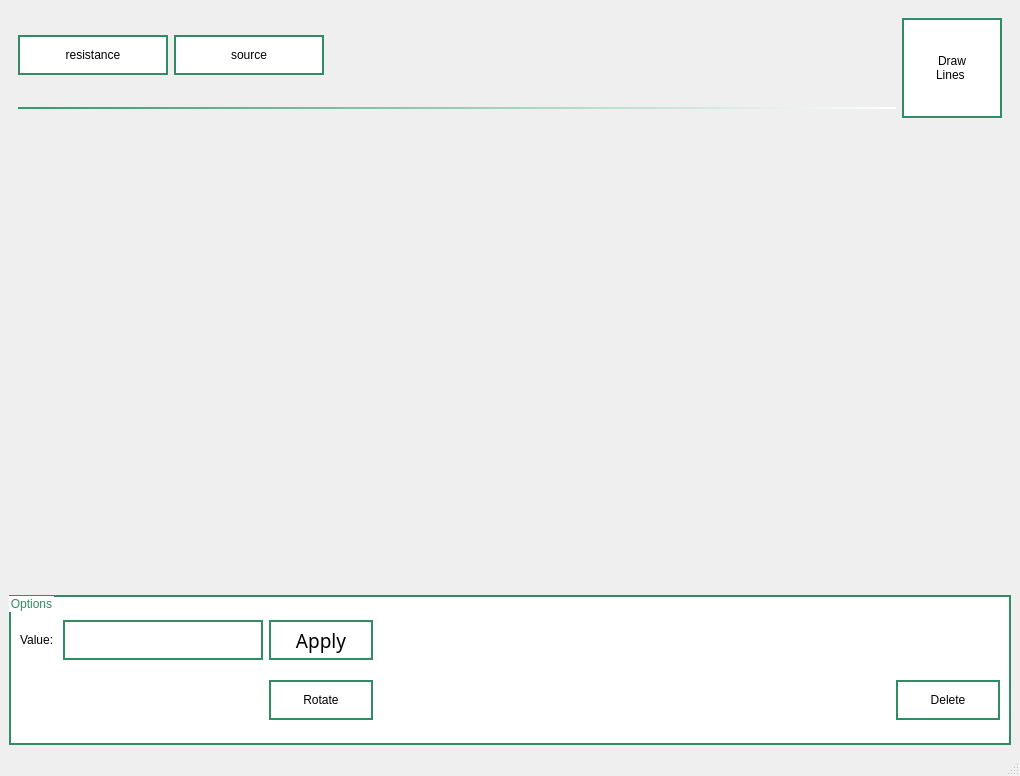
<?xml version="1.0" encoding="UTF-8"?>
<ui version="4.0">
 <class>MainWindow</class>
 <widget class="QMainWindow" name="MainWindow">
  <property name="geometry">
   <rect>
    <x>0</x>
    <y>0</y>
    <width>1020</width>
    <height>776</height>
   </rect>
  </property>
  <property name="windowTitle">
   <string>MainWindow</string>
  </property>
  <property name="styleSheet">
   <string notr="true"/>
  </property>
  <widget class="QWidget" name="centralwidget">
   <layout class="QVBoxLayout" name="verticalLayout">
    <item>
     <widget class="QWidget" name="widget" native="true">
      <property name="minimumSize">
       <size>
        <width>0</width>
        <height>120</height>
       </size>
      </property>
      <property name="styleSheet">
       <string notr="true">font: 75 9pt &quot;Century Gothic&quot;;
color: rgb(48, 140, 98);
border:0px solid rgb(48, 140, 98);
</string>
      </property>
      <layout class="QGridLayout" name="gridLayout_2">
       <item row="0" column="3" rowspan="2">
        <widget class="QPushButton" name="drawlines">
         <property name="minimumSize">
          <size>
           <width>100</width>
           <height>100</height>
          </size>
         </property>
         <property name="maximumSize">
          <size>
           <width>100</width>
           <height>100</height>
          </size>
         </property>
         <property name="styleSheet">
          <string notr="true">color: rgb(0, 0, 0);
font: 75 20pt &quot;Century Gothic&quot;;
border:2px solid rgb(48, 140, 98);
background-color: rgb(255, 255, 255);</string>
         </property>
         <property name="text">
          <string>Draw
Lines </string>
         </property>
        </widget>
       </item>
       <item row="0" column="0">
        <widget class="QPushButton" name="pushButton">
         <property name="minimumSize">
          <size>
           <width>150</width>
           <height>0</height>
          </size>
         </property>
         <property name="maximumSize">
          <size>
           <width>150</width>
           <height>40</height>
          </size>
         </property>
         <property name="styleSheet">
          <string notr="true">color: rgb(0, 0, 0);
font: 75 14pt &quot;Century Gothic&quot;;
border:2px solid rgb(48, 140, 98);
background-color: rgb(255, 255, 255);</string>
         </property>
         <property name="text">
          <string>resistance</string>
         </property>
        </widget>
       </item>
       <item row="0" column="2">
        <spacer name="horizontalSpacer">
         <property name="orientation">
          <enum>Qt::Horizontal</enum>
         </property>
         <property name="sizeHint" stdset="0">
          <size>
           <width>40</width>
           <height>20</height>
          </size>
         </property>
        </spacer>
       </item>
       <item row="0" column="1">
        <widget class="QPushButton" name="pushButton_2">
         <property name="minimumSize">
          <size>
           <width>150</width>
           <height>0</height>
          </size>
         </property>
         <property name="maximumSize">
          <size>
           <width>150</width>
           <height>40</height>
          </size>
         </property>
         <property name="styleSheet">
          <string notr="true">color: rgb(0, 0, 0);
font: 75 14pt &quot;Century Gothic&quot;;
border:2px solid rgb(48, 140, 98);
background-color: rgb(255, 255, 255);</string>
         </property>
         <property name="text">
          <string>source</string>
         </property>
        </widget>
       </item>
       <item row="1" column="0" colspan="3">
        <widget class="Line" name="line">
         <property name="minimumSize">
          <size>
           <width>2</width>
           <height>2</height>
          </size>
         </property>
         <property name="maximumSize">
          <size>
           <width>16777215</width>
           <height>2</height>
          </size>
         </property>
         <property name="font">
          <font>
           <family>Century Gothic</family>
           <pointsize>9</pointsize>
           <weight>9</weight>
           <italic>false</italic>
           <bold>false</bold>
           <stylestrategy>PreferDefault</stylestrategy>
          </font>
         </property>
         <property name="styleSheet">
          <string notr="true">background-color: qlineargradient(spread:pad, x1:0, y1:0, x2:1, y2:0, stop:0 rgba(52, 153, 108, 255), stop:1 rgba(255, 255, 255, 255));</string>
         </property>
         <property name="orientation">
          <enum>Qt::Horizontal</enum>
         </property>
        </widget>
       </item>
      </layout>
     </widget>
    </item>
    <item>
     <spacer name="verticalSpacer">
      <property name="orientation">
       <enum>Qt::Vertical</enum>
      </property>
      <property name="sizeHint" stdset="0">
       <size>
        <width>20</width>
        <height>107</height>
       </size>
      </property>
     </spacer>
    </item>
    <item>
     <spacer name="verticalSpacer_2">
      <property name="orientation">
       <enum>Qt::Vertical</enum>
      </property>
      <property name="sizeHint" stdset="0">
       <size>
        <width>20</width>
        <height>108</height>
       </size>
      </property>
     </spacer>
    </item>
    <item>
     <spacer name="verticalSpacer_3">
      <property name="orientation">
       <enum>Qt::Vertical</enum>
      </property>
      <property name="sizeHint" stdset="0">
       <size>
        <width>20</width>
        <height>107</height>
       </size>
      </property>
     </spacer>
    </item>
    <item>
     <widget class="QGroupBox" name="groupBox">
      <property name="minimumSize">
       <size>
        <width>0</width>
        <height>150</height>
       </size>
      </property>
      <property name="styleSheet">
       <string notr="true">font: 75 9pt &quot;Century Gothic&quot;;
color: rgb(48, 140, 98);
border:2px solid rgb(48, 140, 98);
background-color: rgb(255, 255, 255);
</string>
      </property>
      <property name="title">
       <string>Options</string>
      </property>
      <layout class="QGridLayout" name="gridLayout">
       <item row="1" column="6">
        <widget class="QPushButton" name="nodeDeletButton">
         <property name="minimumSize">
          <size>
           <width>104</width>
           <height>40</height>
          </size>
         </property>
         <property name="styleSheet">
          <string notr="true">color: rgb(0, 0, 0);
font: 75 14pt &quot;Century Gothic&quot;;
border:2px solid rgb(48, 140, 98);
background-color: rgb(255, 255, 255);</string>
         </property>
         <property name="text">
          <string>  Delete  </string>
         </property>
        </widget>
       </item>
       <item row="0" column="0">
        <widget class="QLabel" name="label">
         <property name="styleSheet">
          <string notr="true">font: 75 14pt &quot;Century Gothic&quot;;
color: rgb(0, 0, 0);
border:0px</string>
         </property>
         <property name="text">
          <string>Value: </string>
         </property>
        </widget>
       </item>
       <item row="0" column="1">
        <widget class="QLineEdit" name="nodevalue">
         <property name="maximumSize">
          <size>
           <width>200</width>
           <height>40</height>
          </size>
         </property>
         <property name="styleSheet">
          <string notr="true">font: 75 14pt &quot;Century Gothic&quot;;
</string>
         </property>
        </widget>
       </item>
       <item row="0" column="2">
        <widget class="QPushButton" name="applyButton">
         <property name="minimumSize">
          <size>
           <width>104</width>
           <height>40</height>
          </size>
         </property>
         <property name="font">
          <font>
           <family>Century Gothic</family>
           <pointsize>14</pointsize>
           <weight>9</weight>
           <italic>false</italic>
           <bold>false</bold>
           <kerning>true</kerning>
          </font>
         </property>
         <property name="styleSheet">
          <string notr="true">color: rgb(0, 0, 0);
font: 75 14pt &quot;Century Gothic&quot;;
border:2px solid rgb(48, 140, 98);
background-color: rgb(255, 255, 255);</string>
         </property>
         <property name="text">
          <string>  Apply  </string>
         </property>
        </widget>
       </item>
       <item row="0" column="4">
        <spacer name="horizontalSpacer_2">
         <property name="orientation">
          <enum>Qt::Horizontal</enum>
         </property>
         <property name="sizeHint" stdset="0">
          <size>
           <width>40</width>
           <height>20</height>
          </size>
         </property>
        </spacer>
       </item>
       <item row="1" column="2">
        <widget class="QPushButton" name="changeDir">
         <property name="maximumSize">
          <size>
           <width>16777215</width>
           <height>40</height>
          </size>
         </property>
         <property name="styleSheet">
          <string notr="true">color: rgb(0, 0, 0);
font: 75 14pt &quot;Century Gothic&quot;;
border:2px solid rgb(48, 140, 98);
background-color: rgb(255, 255, 255);</string>
         </property>
         <property name="text">
          <string>  Rotate  </string>
         </property>
        </widget>
       </item>
      </layout>
     </widget>
    </item>
   </layout>
  </widget>
  <widget class="QStatusBar" name="statusbar"/>
  <action name="actionSave_Ctril_s">
   <property name="text">
    <string>Save(Ctril+s)</string>
   </property>
  </action>
 </widget>
 <resources/>
 <connections/>
</ui>
